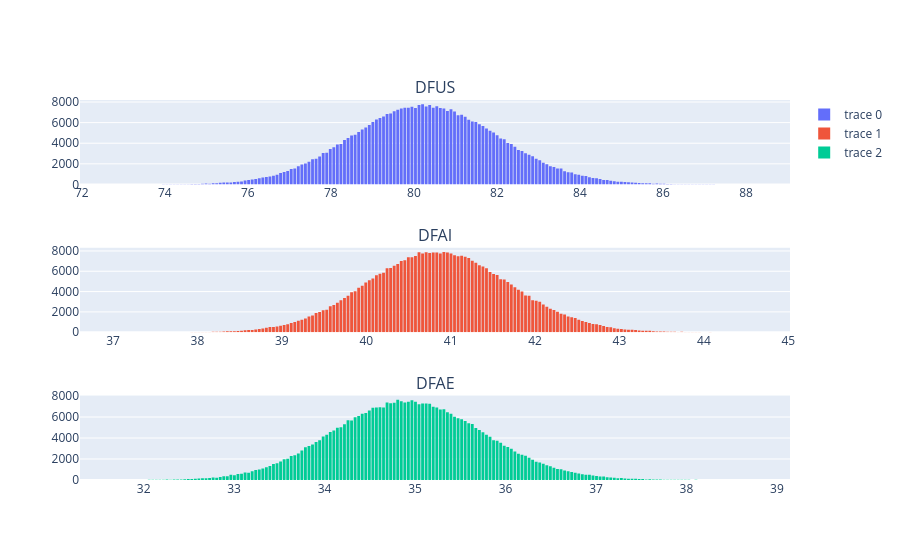

The code cell stored with this chart in its notebook:
### Markdown cell above
# Scenario Engine

From this point on, the market distribution enters the optimization only as a
**matrix of sampled scenarios** (with uniform probabilities, so far implicit).
Three things make this section more than a re-implementation of the closed-form
solution:

1. **Estimation is fully decoupled from optimization.** The optimizer consumes
   scenarios and never learns where they came from. Today they are Monte Carlo
   draws from the lognormal market implied by normal invariants; tomorrow the
   *same, unchanged* optimization code accepts Student-t invariants, bootstrapped
   historical weeks, entropy-pooling-reweighted scenario sets, or handcrafted
   stress cases — genuinely any distribution model that can produce samples.
   This makes the model very flexible: every upstream refinement in the
   roadmap (estimation, projection, views) plugs in without touching the
   optimizer.

2. **Constrained optimization on an empirical distribution — via
   Rockafellar–Uryasev.** On scenarios, quantile-based risk measures (VaR) are
   non-convex step functions of the allocation. The R–U minimization formula
   represents CVaR through an auxiliary threshold variable and positive parts,
   keeping the problem convex — the single result that makes the whole
   *constrained* optimization step possible on empirical distributions
   (references in `scenario_market`).

3. **The utility function is still hardwired.** The objective is the empirical
   CARA certainty-equivalent (`log_sum_exp`), so exponential utility remains
   baked into the convex formulation. Generalizing the objective to a pluggable
   utility family (HARA) is the next task in building the scenario engine; the
   requirement on any candidate utility is concavity plus DCP-expressibility.

### Code cell
# Sample from equity invariants to approximate log-normal market distribution
N_SCENARIOS = 400000
SEED = 42


def sample_normal(seed: int) -> np.ndarray:
    return scenario_market.sample_market_scenarios(
        prices_vector=prices_vector,
        projected_mean_vector=projected_mean_vector,
        projected_cov_matrix=projected_cov_matrix,
        n_scenarios=N_SCENARIOS,
        seed=seed,
    )


market_samples = sample_normal(SEED)

# bin in numpy and plot bars: go.Histogram would embed all raw samples
# (3 x 400k floats, several MB) into the notebook JSON on every save.
fig = make_subplots(rows=3, cols=1, subplot_titles=asset_symbol_list)
for row_index in range(len(asset_symbol_list)):
    counts, bin_edges = np.histogram(market_samples[:, row_index], bins=200)
    bin_centers = (bin_edges[:-1] + bin_edges[1:]) / 2
    fig.add_trace(go.Bar(x=bin_centers, y=counts, marker_line_width=0), row=row_index + 1, col=1)
fig.show()

### Figure 1 — Plotly figure (JSON) as saved in the notebook; plotly's stock layout.template omitted (floating-point values rounded to 4 significant figures; data arrays with more than 128 entries replaced by an {"elided": "..."} marker saying what was removed)
{"data": [{"marker": {"line": {"width": 0}}, "type": "bar", "x": {"elided": "200 float values"}, "xaxis": "x", "y": {"elided": "200 int values"}, "yaxis": "y"}, {"marker": {"line": {"width": 0}}, "type": "bar", "x": {"elided": "200 float values"}, "xaxis": "x2", "y": {"elided": "200 int values"}, "yaxis": "y2"}, {"marker": {"line": {"width": 0}}, "type": "bar", "x": {"elided": "200 float values"}, "xaxis": "x3", "y": {"elided": "200 int values"}, "yaxis": "y3"}], "layout": {"annotations": [{"font": {"size": 16}, "showarrow": false, "text": "DFUS", "x": 0.5, "xanchor": "center", "xref": "paper", "y": 1.0, "yanchor": "bottom", "yref": "paper"}, {"font": {"size": 16}, "showarrow": false, "text": "DFAI", "x": 0.5, "xanchor": "center", "xref": "paper", "y": 0.6111, "yanchor": "bottom", "yref": "paper"}, {"font": {"size": 16}, "showarrow": false, "text": "DFAE", "x": 0.5, "xanchor": "center", "xref": "paper", "y": 0.2222, "yanchor": "bottom", "yref": "paper"}], "xaxis": {"anchor": "y", "domain": [0.0, 1.0]}, "xaxis2": {"anchor": "y2", "domain": [0.0, 1.0]}, "xaxis3": {"anchor": "y3", "domain": [0.0, 1.0]}, "yaxis": {"anchor": "x", "domain": [0.7778, 1.0]}, "yaxis2": {"anchor": "x2", "domain": [0.3889, 0.6111]}, "yaxis3": {"anchor": "x3", "domain": [0.0, 0.2222]}}}
